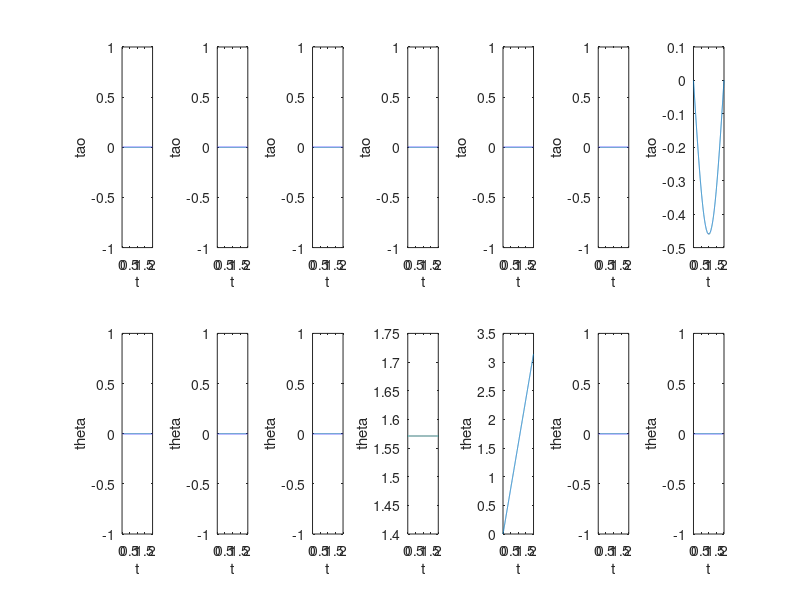

The MATLAB script that drew this image:
clear ; clc; close all;
load I_table
g=9.80665; %重力加速度: m/s^2
%关节信息
Number=7;%连杆数
%L=[0.4,0.4]; %杆长/m
% i+1坐标系原点在i坐标系下的表示
P = 10^(-3)*[  0,   0,     0; 
	   0,   0,     0;
       0,   449.5, 0;
       30,  0,     0;
      -30,  449.5, 0;
       0,   0,     0;
       0,   0,     0;]';
%d=[0.2,0.2]; %质心距关节位置
% 质心在关节坐标系下的表示, unit: m
PC = 10^(-3)*I_table(2:4,:);
%alpha参数,unit:rad
alpha=[0,pi/2,-pi/2,pi/2,-pi/2,pi/2,-pi/2];
m=I_table(1,:); %重量, unit: kg
% 杆件在关节坐标系下的惯性张量 unit: kg*m^2
%......连杆数增加后更改IC内存，增加转动惯量数据
IC=cell(1,Number);
for i=1:Number
    IC{i}=10^(-6)*[I_table(5,i), -I_table(8,i), -I_table(9,i);
                  -I_table(8,i),  I_table(6,i), -I_table(10,i);
                  -I_table(9,i), -I_table(10,i), I_table(7,i)];
end
%......
%基座信息
% 基座角速度为0
omiga_v0 = [0; 0; 0];
% 基座角加速度为0
omiga_a0 = [0; 0; 0];
%重力因素
dv_0=[0 0 g]';%重力等效成向上为g的加速度
%迭代初始化
temp=0.001;%步长
tend=2; %结束时间
t_cont=0;%计数
%循环开始
for t=0:temp:tend
    t_cont=t_cont+1;
    %直接求导计算运动学参数
%    theta=[-pi/2*cos(pi*t) -pi/2*cos(pi*t) 0 0 0 0 0];
%    d_theta=diff(theta);
%    dd_theta=diff(theta,2);

%    theta = [-pi/2*cos(pi*t) -pi/2*cos(pi*t) 0 0 0 0 0];
%    d_theta=diff(theta);
%    dd_theta=diff(theta,2);
     %前向差分求运动学参数
    theta =[0 0 0 pi/2 pi/2*t 0 0];%设置theta相关函数,规划运动轨迹
    d_theta = [0 0 0 0 pi/2 0 0];
    dd_theta = [0 0 0 0 0 0 0]; 
     %保存每次迭代的theta值
    for i=1:Number
    theta_cont(i,t_cont) = theta(i);
    end
%{
    if t==0
        %初始关节角
        %根据初始时刻状态确定参数值
       d_theta = [-pi/2, -pi/2,0,0,0,0,0];
       dd_theta = [0, 0,0,0,0,0,0]; 
    else if t==temp
            d_theta = ( theta-theta_cont(:,t_cont-1) )/temp;%前向差分求d_theta
            dd_theta = [0, 0,0,0,0,0,0];
        else        
        d_theta = ( theta-theta_cont(:,t_cont-1) )/temp;%向前差分求d_theta
        dd_theta = ( theta-2*theta_cont(:,t_cont-1)+theta_cont(:,t_cont-2) )/temp^2;%前向差分求dd_theta
        end
    end
%}


    % 获取杆件间的旋转矩阵(i+1在i下的表示) i上 i+1下
    R=cell(1,Number);
    R0=cell(1,Number);    
    for i=1:Number
    R0{i} = [1,            0,             0;
             0,cos(alpha(i)),-sin(alpha(i));
             0,sin(alpha(i)), cos(alpha(i))];
    R{i} = [cos(theta(i)),  -sin(theta(i)), 0.0; 
            sin(theta(i)),  cos(theta(i)),  0.0; 
            0.0,            0.0,            1.0];
    R{i} = R0{i}*R{i};
    end

    %......增加连杆后在此增加连杆旋转矩阵
    %......
    %牛顿-欧拉方程
    Z=[0 0 1]';%关节坐标旋转轴方向向量
    %外推
    %连杆1
	    omiga_v(:,1)=R{1}\omiga_v0+d_theta(1)*Z;
	    omiga_a(:,1)=R{1}\omiga_a0+cross(R{1}\omiga_v0, d_theta(1)*Z) +dd_theta(1)*Z;
	    dv(:,1)=R{1}\( cross(omiga_a0, P(:,1) )+cross( omiga_v0, cross( omiga_v0, P(:,1) ) )+dv_0 );
	    dv_c(:,1)=cross( omiga_a(:,1),PC(:,1) )+cross( omiga_v(:,1),cross( omiga_v(:,1),PC(:,1) ) )+dv(:,1);
	    F(:,1)=dv_c(:,1)*m(1);
	    N(:,1)=IC{1}*omiga_a(:,1)+cross(omiga_v(:,1),IC{1}*omiga_v(:,1));
    %连杆2~Number
    for i=2:Number
	    omiga_v(:,i)=R{i}\omiga_v(:,i-1)+d_theta(i)*Z;
	    omiga_a(:,i)=R{i}\omiga_a(:,i-1)+cross( R{i}\omiga_v(:,i-1), d_theta(i)*Z ) +dd_theta(i)*Z;
	    dv(:,i)=R{i}\( cross( omiga_a(:,i-1), P(:,i) )+cross( omiga_v(:,i-1), cross(omiga_v(:,i-1),P(:,i) ) )+dv(:,i-1) );
	    dv_c(:,i)=cross( omiga_a(:,i),PC(:,i) )+cross( omiga_v(:,i),cross( omiga_v(:,i),PC(:,i) ) )+dv(:,i);
	    F(:,i)=dv_c(:,i)*m(i);
	    N(:,i)=IC{i}*omiga_a(:,i)+cross( omiga_v(:,i),IC{i}*omiga_v(:,i) );
    end
    %内推
    %连杆Number
	    f(1:3,Number)=F(:,Number);
	    n(1:3,Number)=N(:,Number)+cross(PC(:,Number), F(:,Number));
    %连杆1~Number-1
    for i=Number-1:1
	    f(1:3,i)=R{i+1}*f(1:3,i+1)+F(:,i);
	    n(1:3,i)=N(:,i)+R{i+1}*n(1:3,i+1)+cross( PC(:,i), F(:,i) )+cross( P(:,i+1), R{i+1}*f(1:3,i+1) );
    end
    time(t_cont)=t;%计时
    for i=1:Number
    	tao(t_cont,i)=n(:,i)'*Z;
    end
end

%为输出力矩结果表格x.t文件存入数据
Torquechart(:,1)=time(1,:)';%时间
for i=1:Number
   	Torquechart(:,i+1)=tao(:,i);
end

t=0:temp:tend;

for i=1:Number
    subplot(2,Number,i)
    plot(t,tao(:,i))
    xlabel('t')
    ylabel('tao')
end
for i=1:Number
    subplot(2,Number,Number+i)
    plot(t,theta_cont(i,:))
    xlabel('t')
    ylabel('theta')
end
save afile.txt -ascii Torquechart